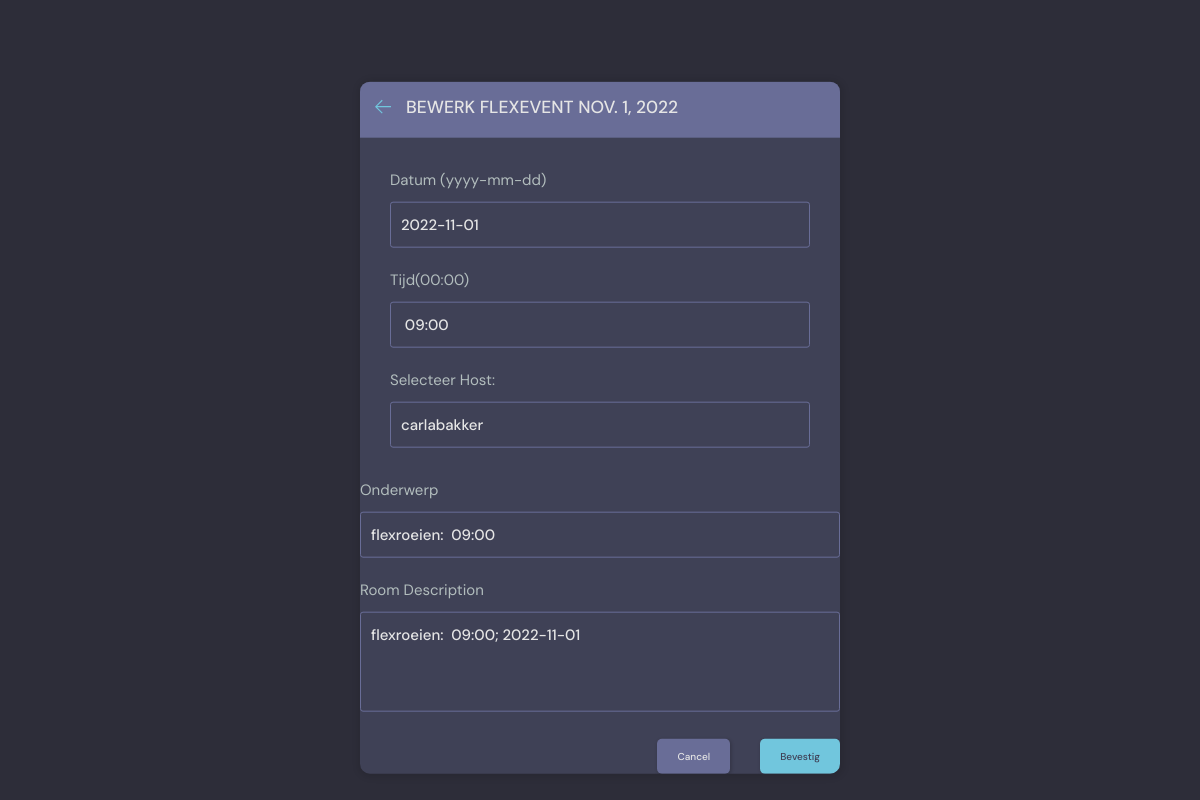
The app's page /erv-update-room/1/ (signed in) with its own data.
### beatrix/models.py (models this page shows, shortened)
class Flexevent(models.Model):
    host = models.ForeignKey(User, on_delete=models.SET_NULL, null=True)
    id = models.AutoField(primary_key=True)
    topic = models.ForeignKey(Topic, on_delete=models.CASCADE,null=True) ##SET_NULL, null=True)
    event_text = models.CharField(max_length=200)
    name = models.CharField(max_length=200)
    description = models.TextField(null=True, blank=True) # database field (can Empty), form field (can Empty)
    pub_date = models.CharField(max_length=35)
    datum = models.DateField(auto_now=False)
    pub_time = models.CharField(max_length=35, default='10:00')
    lid = models.ManyToManyField(User, related_name='deelnemer', blank=True)
    created = models.DateTimeField(default=datetime.now, blank=True)

class Topic(models.Model):
    name = models.CharField(max_length=200)

### beatrix/views.py (the view, shortened to what this page needs)
# urls.py: path('erv-update-room/<str:pk>/', erv_updateRoom, name='erv-update-room'),
@login_required(login_url='login')
def erv_updateRoom(request, pk):
    room = Flexevent.objects.get(id=pk)
    form = erv_RoomForm(instance=room)
    hosts=User.objects.filter(person__is_host=True)
    print(hosts)
    topics = Topic.objects.all()
    context = {'form': form, 'topics': topics, 'room': room, 'hosts': hosts}
    return render(request, 'beatrix/erv-room_form.html', context)

### beatrix/forms.py
class erv_RoomForm(ModelForm):
    class Meta:
        model = Flexevent
        fields = '__all__'
        exclude = ['host', 'lid']

### beatrix/templates/beatrix/erv-room_form.html (shortened to what this page needs)
{% extends 'erv-base.html' %}
{% block content %}
<main class="outer">
  <div class="container">
    <div class="layout__box">
      <div class="layout__boxHeader">
        <div class="layout__boxTitle">
          <a href="/">
            <svg version="1.1" xmlns="http://www.w3.org/2000/svg" width="32" height="32" viewBox="0 0 32 32">
              <title>Terug</title>
              <path
                d="M13.723 2.286l-13.723 13.714 13.719 13.714 1.616-1.611-10.96-10.96h27.625v-2.286h-27.625l10.965-10.965-1.616-1.607z">
              </path>
            </svg>
          </a>
          <h3>
            Bewerk FlexEvent {{room.datum}}
          </h3>
        </div>
      </div>
      <div class="layout__body">
        <form class="form" action="" method="POST">
          <div class="form__group">
            <label for="room_slot">Datum (yyyy-mm-dd)</label type="date" name="datum"
              value="{{room.datum|date:'Y-M-D'}}">
            {{form.datum}}
          </div>
          <div class="form__group">
            <label for="room_slot">Tijd(00:00)</label type="time" name="pub_time" value="{{room.pub_time}}">
            {{form.pub_time}}
          </div>
          <div class="form__group">
            <label for="host-choice">Selecteer Host:</label>
            <input list="hosts" id="host-choice" name="host-choice" value="{{room.host}}">
          </div>
      </div>
      <div class="form__group">
        <label for="room_topic">Onderwerp</label>
        <input required type="text" value="{{room.topic.name}}" name="topic" list="topic-list" />
      </div>
      <div class="form__group">
        <label for="room_description">Room Description</label>
        {{form.description}}
      </div>
      <div class="form__action">
        <a class="btn btn--dark" href="{{request.META.HTTP_REFERER}}">Cancel</a>
        <button class="btn btn--main" type="submit">Bevestig</button>
      </div>
    </div>
  </div>
</main>
{% endblock content %}

### static/styles/style.css (style rules this page uses)
:root { --color-main: #71c6dd; --color-main-light: #e1f6fb; --color-dark: #3f4156; --color-dark-medium: #51546e; --color-dark-light: #696d97; --color-light: #e5e5e5; --color-gray: #8b8b8b; --color-light-gray: #b2bdbd; --color-bg: #2d2d39; --color-success: #5dd693; --color-error: #fc4b0b; --phone-width: 460px; --phone-beatrix: flex; --color-beatrix-light: #11b5e7; }
* { font-family: "DM Sans", -apple-system, BlinkMacSystemFont, "Segoe UI", Roboto, Oxygen, Ubuntu, Cantarell, "Open Sans", "Helvetica Neue", sans-serif; margin: 0; padding: 0; box-sizing: border-box; text-rendering: optimizeLegibility; font-size: inherit; }
html { font-size: 56.25%; }
@media only screen and (min-width: 1200px) { html { font-size: 62.5%; } }
body { line-height: 1.6; font-weight: 400; font-size: 1.5rem; color: var(--color-light-gray); background-color: var(--color-bg); min-height: 100vh; }
a { display: inline-block; color: var(--color-main); text-decoration: none; }
.container { max-width: 120rem; width: 90%; margin: auto; }
.btn { background-color: transparent; border: none; display: inline-flex; align-items: center; gap: 1rem; cursor: pointer; transition: all ease-in-out 0.3s; padding: 1rem 2rem; border-radius: 5px; box-shadow: 1px 1px 3px 1px rgba(0, 0, 0, 0.15); font-weight: 500; }
.btn--main { background-color: var(--color-main); color: var(--color-dark); }
.btn--dark { background-color: var(--color-dark-light); color: var(--color-light); }
.layout__box { width: 90%; max-width: 48rem; min-height: 40rem; position: absolute; top: 50%; left: 50%; transform: translate(-50%, -46%); background-color: var(--color-dark); border-radius: 1rem; box-shadow: 1px 1px 6px 3px rgba(0, 0, 0, 0.1); overflow: hidden; }
.layout__boxHeader { display: flex; padding: 1.5rem; background-color: var(--color-dark-light); }
.layout__boxTitle { display: flex; gap: 1.5rem; align-items: center; }
.layout__boxTitle h3 { text-transform: uppercase; font-weight: 500; color: var(--color-light); }
.layout__boxTitle svg { width: 1.6rem; height: 1.6rem; fill: var(--color-main); }
.layout__body { margin: 3rem; }
.form__group { margin-bottom: 2rem; width: 100%; }
.form__group label { display: block; font-size: 1.5rem; margin-bottom: 1rem; }
.form__group input, .form__group textarea, .form__group select { background: transparent; border: 1px solid var(--color-dark-light); padding: 1rem; border-radius: 3px; width: 100%; color: var(--color-light); font-weight: 500; outline: none; }
.form__group textarea { background: transparent; height: 10rem; resize: none; }
.form__action { display: flex; justify-content: flex-end; gap: 3rem; }
.outer { height: 100vh; display: flex; justify-content: center; align-items: center; }

### records on screen
Flexevent: datum "NOV. 1, 2022", datum "2022-11-01", pub_time "09:00", host-choice "carlabakker", topic "flexroeien: 09:00", description "flexroeien: 09:00; 2022-11-01"
